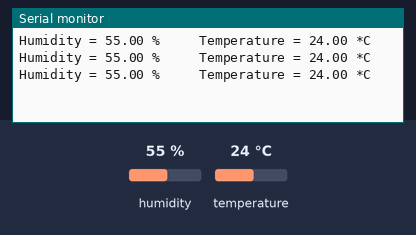
This sketch was run on a simulated ESP32. Shown: the last lines printed to the serial monitor. The inputs (shaded band) are chosen by the test bench; at power-on: humidity 55 %, temperature 24 °C.

Above: at 3.8 s.
3.9 s: humidity set to 22 %
At 5.5 s:
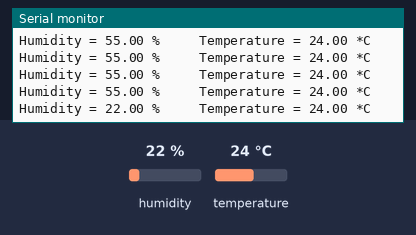
6.7 s: temperature set to 12 °C
At 8.7 s:
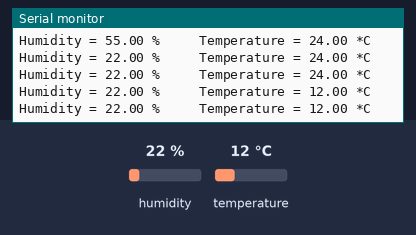
9.5 s: humidity set to 40 %
At 10.9 s:
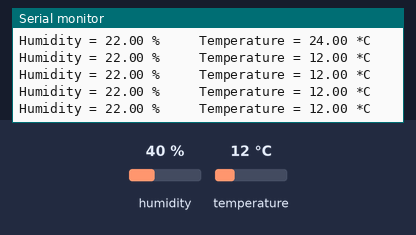
Timing chart, 0 to 12.5 s (numbered marks = the images above; inputs shaded):
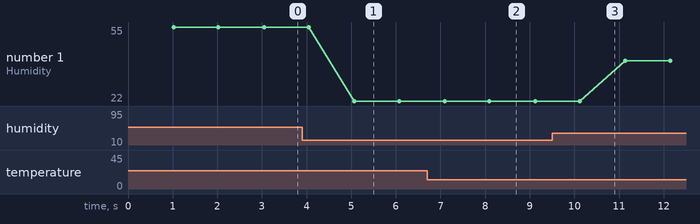

Measured:
- after the input at 3.9 s, the serial monitor: prints a new line after 1.2 s (image 1)
- after the input at 6.7 s, the serial monitor: prints a new line after 0.39 s (image 2)
- plotted number 1: 55 → 22 after the input at 3.9 s, 22 → 40 after the input at 9.5 s

The sketch:

Exp3_DHT11.ino
```cpp
/*
 * Exp3_DHT11.ino
 *
 * Aim: Monitor the temperature and humidity around with DHT11.
 *
 * Target:        eYFi-Mega dev board (https://products.e-yantra.org/eyfi-mega/)
 * Last modified: 30-06-2022
 * Author:        e-Yantra Team
 *
 * Connections:
 * DHT11 Data   -> PA3  -> Arduino pin 25
 */

// include Arduino DHT library
#include <DHT.h>

// macro definitions
#define DHT_PIN     25      // pin where DHT11 Data is connected
#define DHT_TYPE    DHT11   // type of DHT sensor

// configure the sensor
DHT dht(DHT_PIN, DHT_TYPE);

void setup() {

  // enable the serial port
  Serial.begin(9600);

  // initialize the sensor
  dht.begin();
}

void loop() {

  delay(1000); // Delays 1 seconds, as the DHT11 sampling rate is 1Hz

  // reading temperature or humidity takes about 250 ms
  float h = dht.readHumidity();
  float t = dht.readTemperature();

  // Printing the results on the serial monitor
  Serial.print("Humidity = ");
  Serial.print(h);
  Serial.print(" % ");
  Serial.print("    Temperature = ");
  Serial.print(t);
  Serial.println(" *C");

}
```
